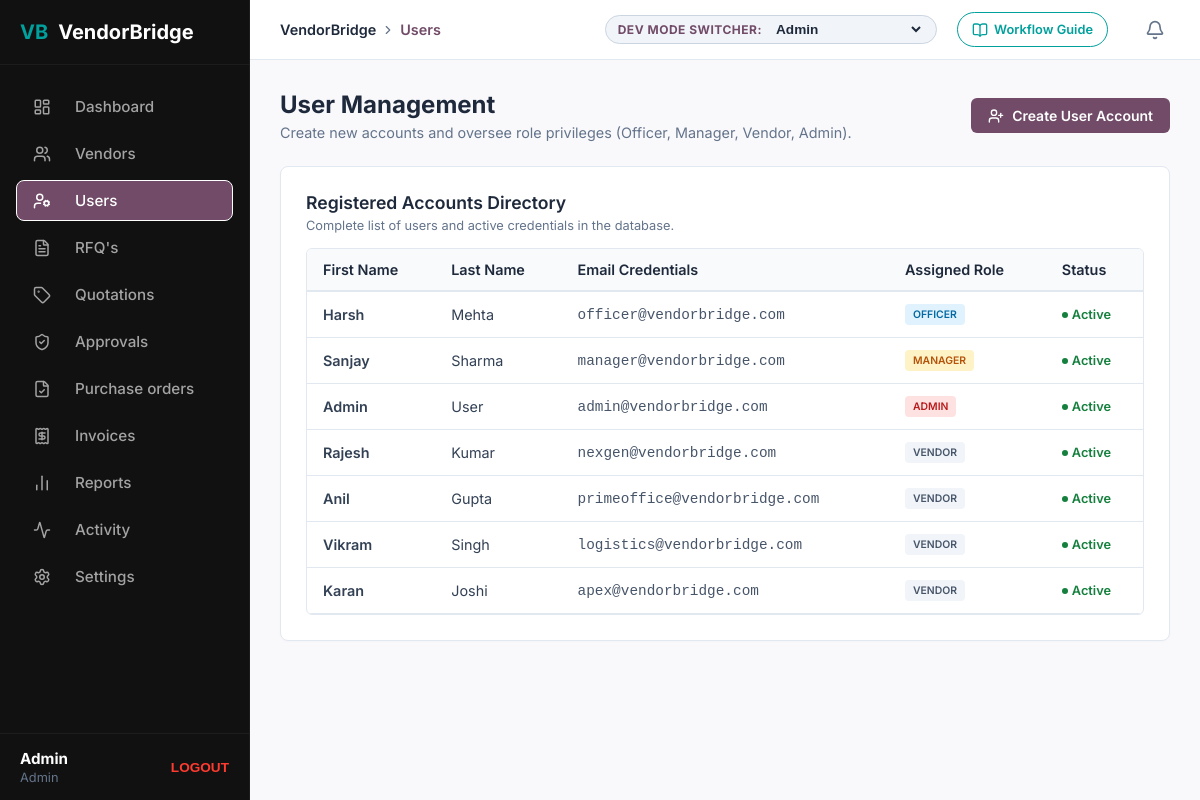
Screenshot of /users/ (signed in) with the database file from the repository.
### procurement/models.py (models this page shows, shortened)
class User(AbstractUser):
    ROLE_CHOICES = (
        ('Officer', 'Procurement Officer'),
        ('Vendor', 'Vendor'),
        ('Manager', 'Manager / Approver'),
        ('Admin', 'Admin'),
    )
    email = models.EmailField(unique=True)
    role = models.CharField(max_length=20, choices=ROLE_CHOICES, default='Officer')
    objects = UserManager()
    USERNAME_FIELD = 'email'
    REQUIRED_FIELDS = []

### procurement/views.py (the view)
    def wrapper(request, *args, **kwargs):
        if not request.user.is_authenticated:
            return redirect('/login/')
        return view_func(request, *args, **kwargs)

### procurement/views.py (called while the page is built, shortened)
def login_required_custom(view_func):
    def wrapper(request, *args, **kwargs):
        if not request.user.is_authenticated:
            return redirect('/login/')
        return view_func(request, *args, **kwargs)
    return wrapper

@login_required_custom
def users_view(request):
    if request.user.role != 'Admin':
        return redirect('/')
    users = User.objects.all()
    context = {
        'active_tab': 'users',
        'users': users
    }
    return render(request, 'procurement/users.html', context)

### procurement/templates/procurement/users.html (shortened to what this page needs)
{% extends 'procurement/base.html' %}
{% load static %}
{% block page_title %}Users{% endblock %}
{% block content %}
<div class="dashboard-header" style="margin-bottom: 25px; display: flex; justify-content: space-between; align-items: center;">
  <div>
    <h1>User Management</h1>
    <p class="subtitle" style="margin-bottom: 0;">Create new accounts and oversee role privileges (Officer, Manager, Vendor, Admin).</p>
  </div>
  <button onclick="toggleCreateModal(true)" class="btn btn-primary" style="display: inline-flex; align-items: center; gap: 8px;">
    <i data-lucide="user-plus" style="width: 16px; height: 16px;"></i> Create User Account
  </button>
</div>
{% if request.user.role != 'Admin' %}
<div class="card" style="padding: 40px; text-align: center; border-color: #fca5a5; background-color: #fee2e2;">
  <i data-lucide="shield-alert" style="width: 48px; height: 48px; color: #b91c1c; margin-bottom: 15px;"></i>
  <h3 style="color: #991b1b;">Access Unauthorized</h3>
  <p style="font-size: 0.9rem; color: #7f1d1d; margin-top: 5px; max-width: 500px; margin-left: auto; margin-right: auto;">
    Only users with the <strong>Admin</strong> role are authorized to view or manage user accounts.
    Please use the <strong>Dev Mode Switcher</strong> in the top-right navbar to switch to the Admin role.
  </p>
</div>
{% else %}
<div class="card" style="margin-bottom: 0; width: 100%;">
  <h2 class="card-title">Registered Accounts Directory</h2>
  <p style="font-size: 0.8rem; color: var(--text-muted); margin-top: -10px; margin-bottom: 15px;">Complete list of users and active credentials in the database.</p>
  <div class="table-container">
    <table class="erp-table">
      <thead>
        <tr>
          <th>First Name</th>
          <th>Last Name</th>
          <th>Email Credentials</th>
          <th>Assigned Role</th>
          <th>Status</th>
        </tr>
      </thead>
      <tbody>
        {% for u in users %}
        <tr>
          <td style="font-weight: 600;">{{ u.first_name }}</td>
          <td>{{ u.last_name }}</td>
          <td style="font-family: monospace; font-weight: 500; color: #475569;">{{ u.email }}</td>
          <td>
            <span class="badge" style="font-size: 0.65rem;
              {% if u.role == 'Admin' %}background-color:#fee2e2; color:#b91c1c;
              {% elif u.role == 'Manager' %}background-color:#fef3c7; color:#b45309;
              {% elif u.role == 'Officer' %}background-color:#e0f2fe; color:#0369a1;
              {% else %}background-color:#f1f5f9; color:#475569;{% endif %}">
              {{ u.role }}
            </span>
          </td>
          <td>
            <span style="font-size: 0.8rem; color: #15803d; font-weight: 600; display: flex; align-items: center; gap: 4px;">
              <span style="display:inline-block; width:6px; height:6px; border-radius:50%; background-color:#15803d;"></span>
              Active
            </span>
          </td>
        </tr>
        {% endfor %}
      </tbody>
    </table>
  </div>
</div>
{% endif %}
{% endblock %}

### procurement/templates/procurement/base.html (shortened to what this page needs)
{% load static %}
<!DOCTYPE html>
<html lang="en">
<head>
  <link rel="stylesheet" href="{% static 'procurement/css/styles.css' %}">
</head>
<body>
  <div class="app-container">
    <div class="sidebar no-print">
      <div class="sidebar-brand">
        <div class="sidebar-brand-logo">VB</div>
        <span>VendorBridge</span>
      </div>
      <ul class="sidebar-menu">
        <a href="/">
          <li class="sidebar-item {% if active_tab == 'dashboard' %}active{% endif %}">
            <i data-lucide="layout-dashboard"></i>
            <span>Dashboard</span>
          </li>
        </a>
        {% if request.user.role == 'Admin' or request.user.role == 'Officer' %}
        <a href="/vendors/">
          <li class="sidebar-item {% if active_tab == 'vendors' %}active{% endif %}">
            <i data-lucide="users"></i>
            <span>Vendors</span>
          </li>
        </a>
        {% endif %}
        {% if request.user.role == 'Admin' %}
        <a href="/users/">
          <li class="sidebar-item {% if active_tab == 'users' %}active{% endif %}">
            <i data-lucide="user-cog"></i>
            <span>Users</span>
          </li>
        </a>
        {% endif %}
        {% if request.user.role == 'Admin' or request.user.role == 'Officer' or request.user.role == 'Vendor' %}
        <a href="/rfqs/">
          <li class="sidebar-item {% if active_tab == 'rfqs' %}active{% endif %}">
            <i data-lucide="file-text"></i>
            <span>RFQ's</span>
          </li>
        </a>
        {% endif %}
        {% if request.user.role == 'Admin' or request.user.role == 'Officer' or request.user.role == 'Vendor' %}
        <a href="/quotations/">
          <li class="sidebar-item {% if active_tab == 'quotations' %}active{% endif %}">
            <i data-lucide="tag"></i>
            <span>Quotations</span>
          </li>
        </a>
        {% endif %}
        {% if request.user.role == 'Admin' or request.user.role == 'Manager' %}
        <a href="/approvals/">
          <li class="sidebar-item {% if active_tab == 'approvals' %}active{% endif %}">
            <i data-lucide="shield-check"></i>
            <span>Approvals</span>
          </li>
        </a>
        {% endif %}
        <a href="/purchase-orders/">
          <li class="sidebar-item {% if active_tab == 'purchase_orders' %}active{% endif %}">
            <i data-lucide="file-check"></i>
            <span>Purchase orders</span>
          </li>
        </a>
        {% if request.user.role == 'Admin' or request.user.role == 'Officer' %}
        <a href="/invoices/">
          <li class="sidebar-item {% if active_tab == 'invoices' %}active{% endif %}">
            <i data-lucide="receipt"></i>
            <span>Invoices</span>
          </li>
        </a>
        {% endif %}
        {% if request.user.role == 'Admin' or request.user.role == 'Officer' or request.user.role == 'Manager' %}
        <a href="/reports/">
          <li class="sidebar-item {% if active_tab == 'reports' %}active{% endif %}">
            <i data-lucide="bar-chart-2"></i>
            <span>Reports</span>
          </li>
        </a>
        {% endif %}
        <a href="/activity/">
          <li class="sidebar-item {% if active_tab == 'activity' %}active{% endif %}">
            <i data-lucide="activity"></i>
            <span>Activity</span>
          </li>
        </a>
        <a href="/settings/">
          <li class="sidebar-item {% if active_tab == 'settings' %}active{% endif %}">
            <i data-lucide="settings"></i>
            <span>Settings</span>
          </li>
        </a>
      </ul>
      <div class="sidebar-footer">
        <div style="display: flex; align-items: center; justify-content: space-between; width: 100%;">
          <div style="display: flex; flex-direction: column;">
            <span style="color: white; font-weight: bold; font-size: 0.95rem;">
              {{ request.user.first_name|default:"vansh" }}
            </span>
            <span style="font-size: 0.8rem; color: #64748b; margin-top: 2px;">{{ request.user.role }}</span>
          </div>
          <form action="/logout/" method="post" style="margin: 0;">
            <button type="submit" style="background: transparent; border: none; color: #ff3b30; cursor: pointer; font-weight: bold; font-size: 0.85rem;">
              LOGOUT
            </button>
          </form>
        </div>
      </div>
    </div>
    <div class="main-layout">
      <header class="top-navbar no-print">
        <div class="navbar-left">
          <span class="breadcrumbs">
            <span>VendorBridge</span>
            <i data-lucide="chevron-right" style="width: 14px; height: 14px; color: var(--text-muted);"></i>
            <span style="color: var(--primary-purple);">{% block page_title %}Dashboard{% endblock %}</span>
          </span>
        </div>
        <div class="navbar-right">
          <div class="role-switcher-container">
            <span class="role-switcher-label">Dev Mode Switcher:</span>
            <select id="role-select" onchange="switchRole(this.value)">
              <option value="Admin" {% if request.user.role == 'Admin' %}selected{% endif %}>Admin</option>
            </select>
          </div>
          <button onclick="toggleWorkflowModal(true)" class="btn btn-outline" style="padding: 6px 14px; height: 35px; border-radius: 20px; font-size: 0.8rem; display: inline-flex; align-items: center; gap: 6px; border-color: var(--secondary-teal); color: var(--secondary-teal); background-color: transparent; cursor: pointer; margin-right: 12px;">
            <i data-lucide="book-open" style="width: 16px; height: 16px;"></i> Workflow Guide
          </button>
          <div style="position: relative;">
            <div class="notification-bell" onclick="toggleNotifications()">
              <i data-lucide="bell" style="width: 20px; height: 20px;"></i>
            </div>
          </div>
        </div>
      </header>
      <main class="content-area">
        {% block content %}{% endblock %}
      </main>
    </div>
  </div>
</body>
</html>

### procurement/templates/procurement/base.html (style rules this page uses)
.app-container { display: flex; height: 100vh; width: 100vw; overflow: hidden; }
.main-layout { flex-grow: 1; display: flex; flex-direction: column; height: 100vh; overflow: hidden; }
.content-area { flex-grow: 1; padding: 30px; overflow-y: auto; background-color: var(--bg-light); }
.sidebar-menu a { text-decoration: none; color: inherit; }
.role-switcher-container select { border: none; background: transparent; font-size: 0.85rem; font-weight: 600; color: var(--text-dark); outline: none; cursor: pointer; }
.notification-bell { position: relative; cursor: pointer; color: var(--text-muted); display: flex; align-items: center; justify-content: center; padding: 5px; border-radius: 50%; transition: background-color 0.2s; }
.sidebar-item svg, .sidebar-item i { margin-right: 12px !important; }

### rows the page displays
User: user.first_name "Admin", user.role "Admin", role "Admin", first_name "Admin", last_name "User", email "admin@vendorbridge.com", role "ADMIN"
User: first_name "Harsh", last_name "Mehta", email "officer@vendorbridge.com", role "OFFICER"
User: first_name "Sanjay", last_name "Sharma", email "manager@vendorbridge.com", role "MANAGER"
User: first_name "Rajesh", last_name "Kumar", email "nexgen@vendorbridge.com", role "VENDOR"
User: first_name "Anil", last_name "Gupta", email "primeoffice@vendorbridge.com", role "VENDOR"
User: first_name "Vikram", last_name "Singh", email "logistics@vendorbridge.com", role "VENDOR"
User: first_name "Karan", last_name "Joshi", email "apex@vendorbridge.com", role "VENDOR"
